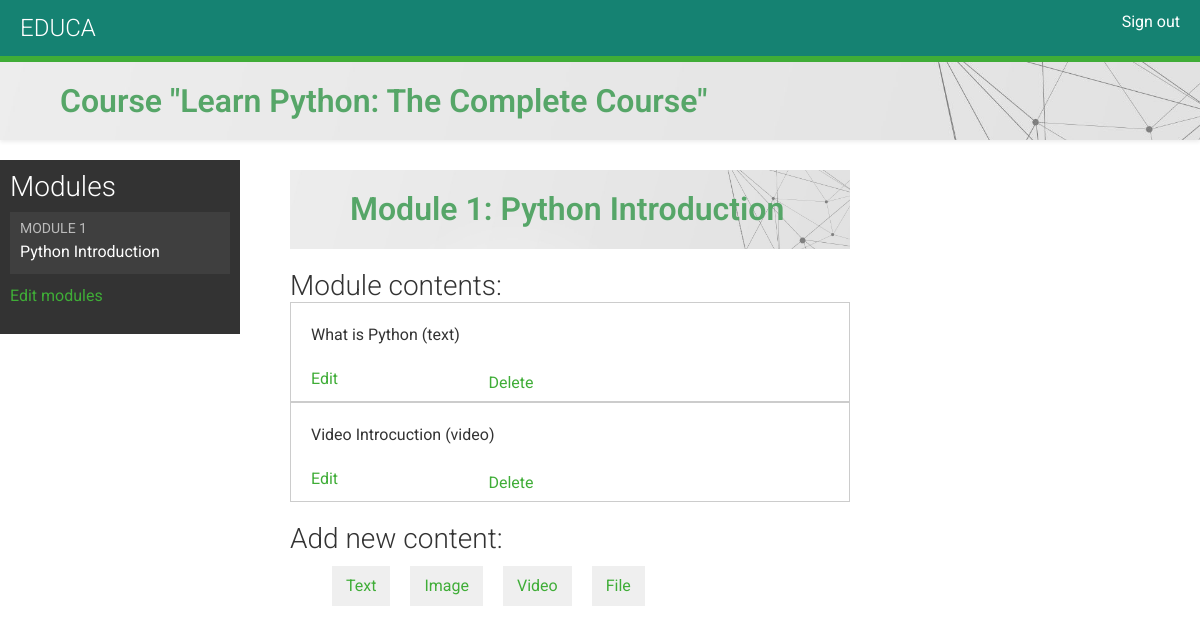
Page /course/module/3/ (signed in) on the committed database.
### courses/models.py (models this page shows, shortened)
class Course(models.Model):
    owner = models.ForeignKey(User,
                              related_name='courses_created',
                              on_delete=models.CASCADE)
    subject = models.ForeignKey(Subject,
                                related_name='courses',
                                on_delete=models.CASCADE)
    title = models.CharField(max_length=200)
    slug = models.SlugField(max_length=200, unique=True)
    overview = models.TextField()
    created = models.DateTimeField(auto_now_add=True)
    students = models.ManyToManyField(User,
                                      related_name='courses_joined',
                                      blank=True)
    class Meta:
        ordering = ['-created']

class Module(models.Model):
    course = models.ForeignKey(Course,
                               related_name='modules',
                               on_delete=models.CASCADE)
    title = models.CharField(max_length=200)
    description = models.TextField(blank=True)
    order = OrderField(blank=True, for_fields=['course'])
    class Meta:
        ordering = ['order']

class Content(models.Model):
    module = models.ForeignKey(Module,
                               related_name='contents',
                               on_delete=models.CASCADE)
    content_type = models.ForeignKey(ContentType,
                                     on_delete=models.CASCADE,
                                     limit_choices_to={'model__in':(
                                     'text',
                                     'video',
                                     'image',
                                     'file')})
    object_id = models.PositiveIntegerField()
    item = GenericForeignKey('content_type', 'object_id')
    order = OrderField(blank=True, for_fields=['module'])
    class Meta:
        ordering = ['order']

class ItemBase(models.Model):
    owner = models.ForeignKey(User,
                              related_name='%(class)s_related',
                              on_delete=models.CASCADE)
    title = models.CharField(max_length=250)
    created = models.DateTimeField(auto_now_add=True)
    updated = models.DateTimeField(auto_now=True)
    class Meta:
        abstract = True
    def __str__(self):
        return self.title

class Text(ItemBase):
    content = models.TextField()

class Video(ItemBase):
    url = models.URLField()

### courses/views.py (the view)
class ModuleContentListView(TemplateResponseMixin, View):
    template_name = 'courses/manage/module/content_list.html'
    def get(self, request, module_id):
        module = get_object_or_404(Module,
                                   id=module_id,
                                   course__owner=request.user)
        return self.render_to_response({'module': module})

### courses/templatetags/course.py (called while the page is built)
@register.filter
def model_name(obj):
    try:
        return obj._meta.model_name
    except AttributeError:
        return None

### courses/templates/courses/manage/module/content_list.html (shortened to what this page needs)
{% extends "base.html" %}
{% load course %}
{% block content %}
{% with course=module.course %}
  <h2 class="shadow-sm">Course "{{ course.title }}"</h2>
  <div class="contents">
    <h3>Modules</h3>
    <ul id="modules">
      {% for m in course.modules.all %}
        <li data-id="{{ m.id }}" {% if m == module %}class="selected"{% endif %}>
          <a href="{% url "module_content_list" m.id %}">
            <span>
              Module <span class="order">{{ m.order|add:1 }}</span>
            </span>
            <br>
            {{ m.title }}
          </a>
        </li>
      {% empty %}
        <li>No modules yet.</li>
      {% endfor %}
    </ul>
    <p><a href="{% url "course_module_update" course.id %}">
    Edit modules</a></p>
  </div>
  <div class="module">
    <h2>Module {{ module.order|add:1 }}: {{ module.title }}</h2>
    <h3>Module contents:</h3>
    <div id="module-contents">
      {% for content in module.contents.all %}
        <div data-id="{{ content.id }}">
          {% with item=content.item %}
            <p>{{ item }} ({{ item|model_name }})</p>
            <a href="{% url "module_content_update" module.id item|model_name item.id %}">
              Edit
            </a>
            <form action="{% url "module_content_delete" content.id %}" method="post">
              <input type="submit" value="Delete">
            </form>
            {% endwith %}
        </div>
      {% empty %}
        <p>This module has no contents yet.</p>
      {% endfor %}
    </div>
    <h3>Add new content:</h3>
    <ul class="content-types">
      <li>
        <a href="{% url "module_content_create" module.id "text" %}">Text</a>
      </li>
      <li>
        <a href="{% url "module_content_create" module.id "image" %}">Image</a>
      </li>
      <li>
        <a href="{% url "module_content_create" module.id "video" %}">Video</a>
      </li>
      <li>
        <a href="{% url "module_content_create" module.id "file" %}">File</a>
      </li>
    </ul>
  </div>
{% endwith %}
{% endblock %}

### courses/static/css/base.css (style rules this page uses)
body { margin: 0; font-family: "Roboto", sans-serif; font-weight: 400; color: #333; min-height: fit-content; }
a { color: #3fad37; text-decoration: none; }
ul { float: left; }
h2, h2, h3, h4, h5, h6 { font-family: "Roboto", sans-serif; font-weight: 300; }
h2 { background-image: url("/static/bg.png") !important; background-size: cover; width: 100%; overflow: auto; padding: 20px 0 20px 60px; margin: 0; margin-bottom: 20px; font-weight: 550; color: #56a668; }
.module { padding: 10px 20px; float: left; width: 600px; }
.module h3 { margin: 20px 0 0; padding: 0; width: 100%; }
.module p { margin: 10px 0 20px; width: 100%; float: left; }
.contents { width: 20%; padding: 10px; float: left; background: #333; color: #fff; font-family: "Roboto", sans-serif; margin-right: 30px; }
.contents ul { list-style: none; margin: 0; padding: 0; width: 100%; }
.contents ul li { margin: 0 0 10px 0; padding: 4px 10px 10px; overflow: auto; cursor: move; }
.contents ul li.selected { background: #3f3f3f; }
.contents ul span { text-transform: uppercase; color: #bbb; font-size: 14px; }
.contents ul a { display: block; color: #fff; text-decoration: none; }
ul.content-types li { list-style: none; float: left; margin: 10px; background: #efefef; padding: 8px 14px; }
input, select, textarea { border: 1px solid #ccc; border-bottom: 3px solid #ccc; padding: 8px 12px; font-size: 16px; font-family: "Roboto", sans-serif; float: left; clear: both; width: 400px; }
input[type="submit"], a.button { border-radius: 5px; background: #158272; color: #fff; font-size: 16px; text-transform: uppercase; border: none; padding: 10px 20px; margin: 20px 0; }
#module-contents div { padding: 10px 20px; border: 1px solid #ccc; background: #fff; }
#module-contents form { margin: 0; padding: 0; }
#module-contents input[type="submit"] { color: #3fad37; background: none; margin: -20px 0 0; padding: 0; float: left; text-transform: none; }

### rows in the picture
Course: title "Learn Python: The Complete Course"
Module: order|add "1", title "Python Introduction"
Content: item "What is Python", item|model_name "text"
Content: item "Video Introcuction", item|model_name "video"
